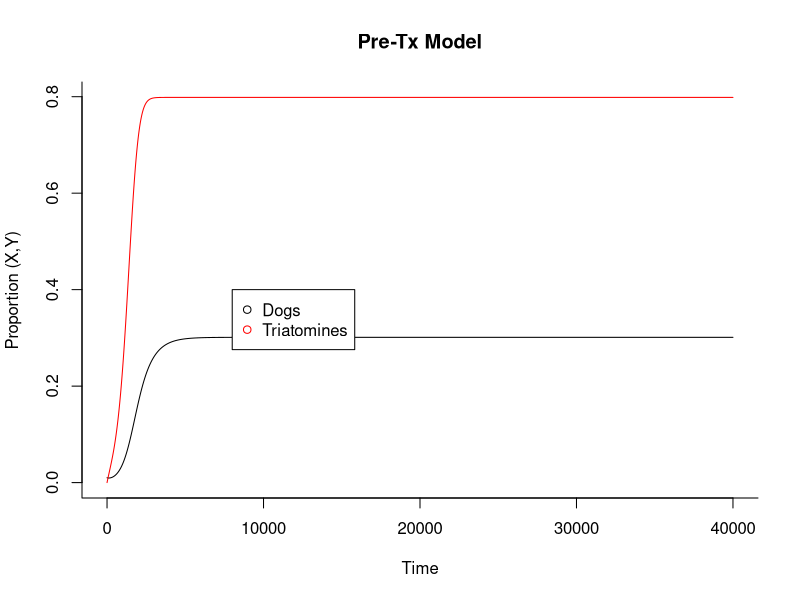
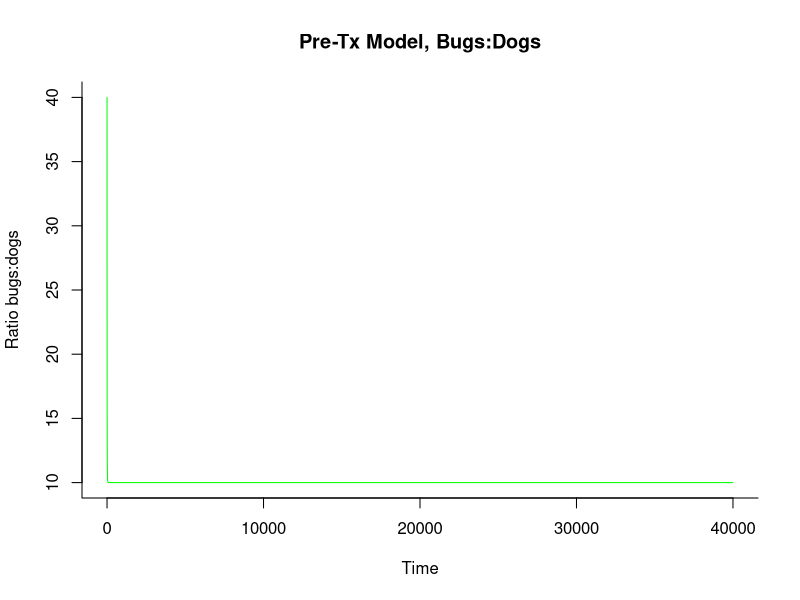
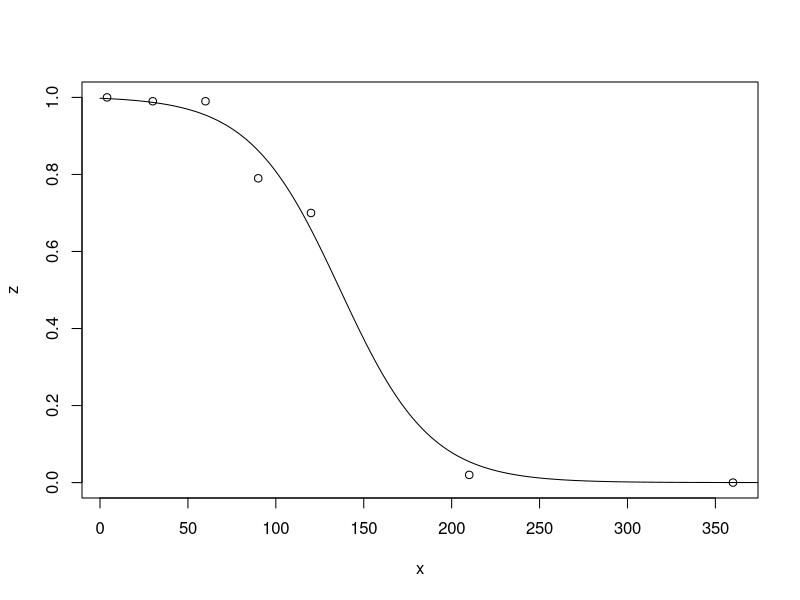
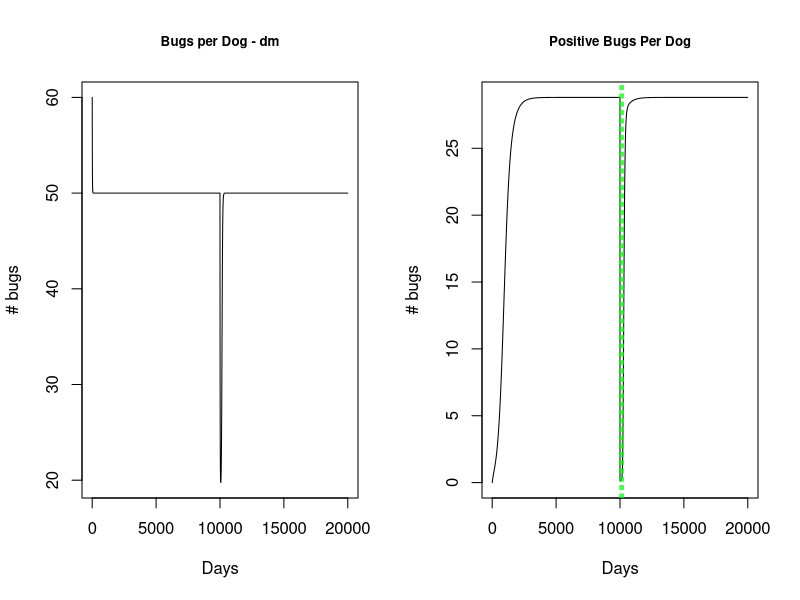
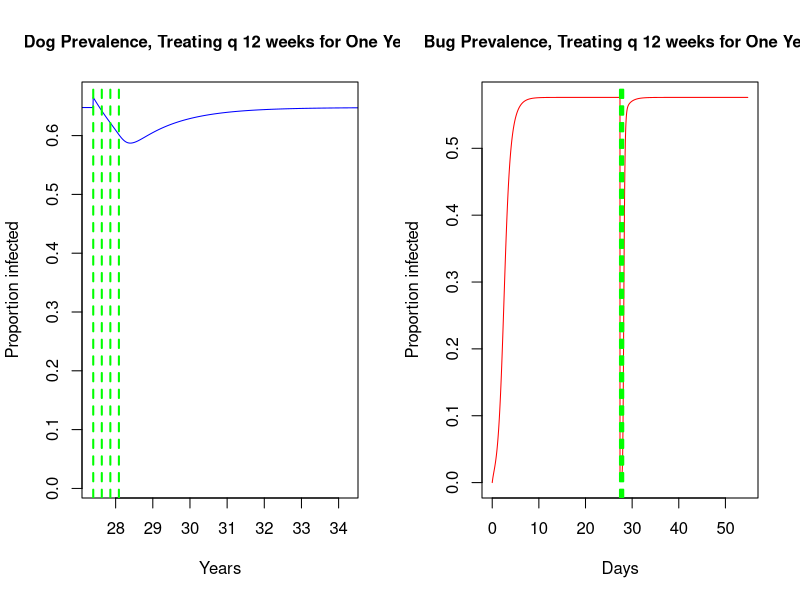
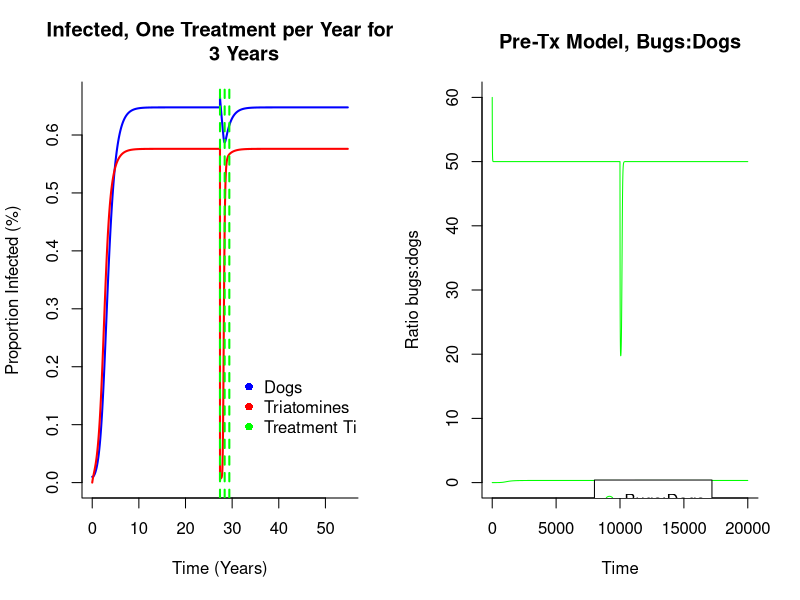

Write the R code that produced these figures, in order.

library(deSolve)

#======================================================================
#  I. Model One: Bugs and Dogs transmission dynamics pre-fluralaner tx:
#       - jr added in dm to see how model 2 would look prior to treatment and determine when X and Y reach equilibrium
#       - X doesn't reach equilibrium until after 10000 days
#       - Model one and has been combined with model 2, just here for reference.
#======================================================================


#=============================================
# Transmission dynamics for dogs and bugs pre-fluralaner tx
#     Parameters
#
#		Y is the proportion of triatomines infected 
#		X is the proportion of dogs infected 
#		a is expected number of bites on dogs per triatomine (1/14)
#		m is equilibrium triatomine density per dog
#		n is length of incubation period in insects (45), 
#		b is the transmission efficiency from infectious triatomines to susceptible dog, through biting (0.00068)
#		c is the probability of infection of an uninfected triatomine by biting an infectious dog (0.49, or 0.28- halfed to account for cyclic parasitemia)
#   r is daily force of infected dog mortality 1/(365*3)=0.0009
#   g is the daily probability of bug mortality

#=============================================

RM <- function(time, state, parameters) 
{
  with(
    as.list(c(state, parameters)), 
    {
      dX <- m*a*b*Y*(1-X)-r*X   
      dY <- a*c*X*(exp(-g*n)-Y)-(g*(1-m/K)*Y)
      dm <- (R*(1-m/K)*m )
      return(list(c(dX, dY, dm)))
    }
  )
}

#=============================================
#  Run the model
#=============================================

init <- c(X = 0.01, Y = 0, m= 40)
parameters <- c(a=1/14, b=0.00068, m=10, n=45, g=0.005, c=0.28, r=0.0009, K = 10, R= 0.09)
times <- seq(0, 40000, by = 1)
out <- as.data.frame(ode(y = init, times = times, func = RM, parms = parameters))
RESULTS<-data.frame(out$X,out$Y)
RESULTSm <-data.frame(out$m)



#=============================================
#  Plot results
#=============================================

#========Proportion dogs and bugs infected===
matplot(times, RESULTS, type = "l", xlab = "Time", ylab = "Proportion (X,Y)", main = "Pre-Tx Model", lwd = 1, lty = 1, bty = "l", col = c("black","red"))
legend(8000, .4, c("Dogs", "Triatomines"), pch = 1, col = c("black","red"))

#========Ratio of bugs:dogs===
matplot(times, RESULTSm, type = "l", xlab = "Time", ylab = "Ratio bugs:dogs", main = "Pre-Tx Model, Bugs:Dogs", lwd = 1, lty = 1, bty = "l", col = "green")
legend(8000, .4, c("Bugs:Dogs"), pch = 1, col = c("green"))


#==========================================================================
#  II. Model Two: Bugs and Dogs transmission dynamics after fluralaner tx
#==========================================================================

#=============================================
#   estimate parameter z, percent of bugs that die after feeding on treated dogs, from data in Laino et al. 2019 https://www.ncbi.nlm.nih.gov/pubmed/30981313
#	 	   -x = days post fluralaner treatment
#		   -y = percentage of bugs that died after feeding on treated dogs (5th stage pyrethroid resistant instars) NOT USED
#	     -z = percentage of bugs that died after feeding on treated dogs (5th stage suceptible instars) USED
#      -fit data with log curve
#      -fit2- store fitted values, plot to check fit
#=============================================


#Initial vectors for days post treatment, % killed
x <- c(4, 30, 60, 90, 120, 210, 360) #days post treatment
y <- c(0.99, 1.0, 1.0, 0.47, 0.49, 0, 0)  #% killed
z <- c(1.0, 0.99, 0.99, 0.79, 0.7, 0.02, 0) #% killed
plot(z ~ x)
fit2 <- nls(z ~ SSlogis(x, Asym, xmid, scal), data = data.frame(x, z))
summary(fit2)

lines(seq(0, 400, length.out = 400),
      predict(fit2, newdata = data.frame(x = seq(0.5, 400, length.out = 400))))

times <- seq(0, 20000, by = 1)
signal <- data.frame(times = times, import = rep(0, length(times)))


#=============================================
#   trt2.function: function to get the effect of tx based on 1) days of treatment 
#             2) number of tx's 3) extract fit values using equation y = Asym / (1 + exp((xmid - input) / scal))
#   Input vector of tx days into function
#     -Store corresponding dataframe in trt.effect
#   Force time dependent covariate into model
#=============================================

trt2.function <- function(fit2, trt.days, signal) {
  Asym<-summary(fit2)$parameters[1,1]
  xmid<-summary(fit2)$parameters[2,1]
  scal<-summary(fit2)$parameters[3,1]
  trt.start <- trt.days
  trt.end <- c(trt.start + 400)
  trt.segments <- unlist(Map(':', trt.start, trt.end))
  time.segments <- rep(0:401, times=length(trt.start)) 
  signal$import[trt.segments] = (Asym / (1 + exp((xmid - times[time.segments]) / scal)))  
  return(signal)
}

#Input number of days and times to implement treament
trt.days <- c(10000) 
trt.effect <-trt2.function(fit2, trt.days, signal)
input <- approxfun(trt.effect, rule = 2)

#======================================================================
#  I. Model II: Pretreatment model merged with tx model
#    -Treatment implemented as a result of trt2.function 
#    -z: percentage of bugs killed after feeding on tx'd dogs
#======================================================================

#=============================================
#     Parameters
#
#		Y - the proportion of triatomines infected 
#		X - the proportion of dogs infected 
#		a is expected number of bites on dogs per triatomine (1/14)
#		m is equilibrium triatomine density per dog
#		n is length of incubation period in insects (45), 
#		g is the daily force of triatomine mortality, mzl at K, the carrying capacity  
#		b is the transmission efficiency from infectious triatomines to susceptible dog, through biting (0.00068)
#		c is the probability of infection of an uninfected triatomine by biting an infectious dog
#   k is the probabilty of tranmission through oral ingestion of vectors (0.1)
#   r is daily force of infected dog mortality:   1.38/1460= 0.0009
#   p is probability dog eats the bug (to be varied)
#   R is maximum birthrate (estimate from T. brasiliensis)
#   K is carrying capacity of vectors per dog
#   MM is external bug population not affected by treatment
#=============================================

RMTx2 <- function(times, stateTx2, parametersTx2)   
{
  with(
    as.list(c(stateTx2, parametersTx2)), 
    {
      z <- input(times)
      dX <- (((m+MM)*a*b*Y)+(p*k*(a*m*z*Y)))*(1-X)-r*X 
      #dY <- a*c*X*(exp(-g*n)-Y)-((g*(1-(m+MM)/K)*Y)+(m*a*z*Y)) #Density dependent death for bugs
     dY <- a*c*X*(exp(-g*n)-Y)-((g*Y)+(m*a*z*Y)) #No density dependent death for bugs
      dm <- ((R*(1-(m+MM)/K)*(m+MM))+(-m*a*z))
      return(list(c(dX, dY, dm)))
    }
  )
}

#=============================================
#  Run the model
#=============================================

initTx2 <- c(X = 0.01, Y= 0, m=60) 
parametersTx2 <- c(a=1/14, b=0.00068, n=45, g= 0.005, c=0.28, k= 0.10, r= 1/(3*365), p=0.9, K=60, R= 0.09, MM=10)
outTx2 <- as.data.frame(ode(y = initTx2, times = times, func = RMTx2, parms = parametersTx2))
RESULTS2<-data.frame(outTx2$X,outTx2$Y)
RESULTS2m <-data.frame(outTx2$m, outTx2$Y*outTx2$Y)

#=============================================
#   Plot Results
#   m     Bugs per Dog
#   X     Dog Prevalence
#   Y*m   Positive Bugs Per Dog
#   Y     Bug Prevalence
#=============================================
par(mfrow=c(1,2))
plot(outTx2$m, type='l',main='Bugs per Dog - dm', ylab = "# bugs", xlab = "Days", cex.main=0.8)

plot(outTx2$Y*outTx2$m, type='l', main = 'Positive Bugs Per Dog', ylab = "# bugs", xlab = "Days", cex.main=0.8)
abline(v=c(10000, 10084, 10168, 10252), col="green", lty=2)
plot(times/365, outTx2$X, type='l', main= 'Dog Prevalence, Treating q 12 weeks for One Year', ylab = "Proportion infected", xlab = "Years", 
     cex.main=1, col= "blue", xlim= c(9990/365, 12500/365))
abline(v=c(10000/365, 10084/365, 10168/365, 10252/365), col="green", lty=2, lwd=2)
plot(times/365, outTx2$Y, type='l', main = 'Bug Prevalence, Treating q 12 weeks for One Year', ylab = "Proportion infected", xlab = "Days", 
     cex.main=1, col= "red")
abline(v=c(10000/365, 10084/365, 10168/365, 10252/365), col="green", lty=2, lwd=2)


#=============================================
#  Plot results with bugs and dogs together on one graph
#  Bugs per dog and positive bugs per dogs on the second graph
#=============================================

#========Proportion dogs and bugs infected===
matplot(times/365, RESULTS2, type = "l", xlab = "Time (Years)", ylab = "Proportion Infected (%)", main = " Infected, One Treatment per Year for 
        3 Years", lwd = 2, lty = 1, bty = "l", col = c("blue","red"))
        #xlim=c(9850/365,11600/365))
legend(11100/365, 0.2, c("Dogs", "Triatomines", "Treatment Time"), pch = 16, col = c("blue","red", "green"), bty = "n")
abline(v=c(10000/365, 10365/365, 10730/365), col="green", lty=2, lwd=2)

#========Ratio of bugs:dogs===
matplot(times, RESULTS2m, type = "l", xlab = "Time", ylab = "Ratio bugs:dogs", main = "Pre-Tx Model, Bugs:Dogs", lwd = 1, lty = 1, bty = "l", col = "green")
legend(8000, .4, c("Bugs:Dogs"), pch = 1, col = c("green"))
